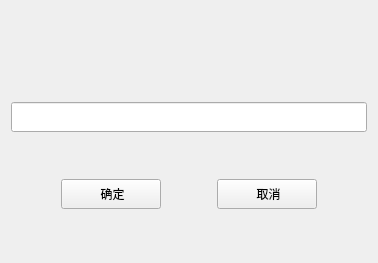
<?xml version="1.0" encoding="UTF-8"?>
<ui version="4.0">
 <class>AddMaterial</class>
 <widget class="QWidget" name="AddMaterial">
  <property name="geometry">
   <rect>
    <x>0</x>
    <y>0</y>
    <width>378</width>
    <height>263</height>
   </rect>
  </property>
  <property name="windowTitle">
   <string>Form</string>
  </property>
  <layout class="QVBoxLayout" name="verticalLayout_2">
   <item>
    <layout class="QVBoxLayout" name="verticalLayout">
     <item>
      <spacer name="horizontalSpacer">
       <property name="orientation">
        <enum>Qt::Horizontal</enum>
       </property>
       <property name="sizeHint" stdset="0">
        <size>
         <width>40</width>
         <height>25</height>
        </size>
       </property>
      </spacer>
     </item>
     <item>
      <spacer name="horizontalSpacer_2">
       <property name="orientation">
        <enum>Qt::Horizontal</enum>
       </property>
       <property name="sizeHint" stdset="0">
        <size>
         <width>40</width>
         <height>25</height>
        </size>
       </property>
      </spacer>
     </item>
     <item>
      <widget class="QLineEdit" name="lineEdit">
       <property name="minimumSize">
        <size>
         <width>0</width>
         <height>30</height>
        </size>
       </property>
      </widget>
     </item>
     <item>
      <layout class="QHBoxLayout" name="horizontalLayout">
       <item>
        <spacer name="horizontalSpacer_3">
         <property name="orientation">
          <enum>Qt::Horizontal</enum>
         </property>
         <property name="sizeHint" stdset="0">
          <size>
           <width>40</width>
           <height>20</height>
          </size>
         </property>
        </spacer>
       </item>
       <item>
        <widget class="QPushButton" name="pushButtonOk">
         <property name="minimumSize">
          <size>
           <width>100</width>
           <height>30</height>
          </size>
         </property>
         <property name="styleSheet">
          <string notr="true"/>
         </property>
         <property name="text">
          <string> 确定</string>
         </property>
         <property name="icon">
          <iconset resource="../../../res.qrc">
           <normaloff>:/image/image/确认.png</normaloff>:/image/image/确认.png</iconset>
         </property>
        </widget>
       </item>
       <item>
        <spacer name="horizontalSpacer_4">
         <property name="orientation">
          <enum>Qt::Horizontal</enum>
         </property>
         <property name="sizeHint" stdset="0">
          <size>
           <width>40</width>
           <height>20</height>
          </size>
         </property>
        </spacer>
       </item>
       <item>
        <widget class="QPushButton" name="pushButtonCancel">
         <property name="minimumSize">
          <size>
           <width>100</width>
           <height>30</height>
          </size>
         </property>
         <property name="styleSheet">
          <string notr="true"/>
         </property>
         <property name="text">
          <string> 取消</string>
         </property>
         <property name="icon">
          <iconset resource="../../../res.qrc">
           <normaloff>:/image/image/cancel.png</normaloff>:/image/image/cancel.png</iconset>
         </property>
        </widget>
       </item>
       <item>
        <spacer name="horizontalSpacer_5">
         <property name="orientation">
          <enum>Qt::Horizontal</enum>
         </property>
         <property name="sizeHint" stdset="0">
          <size>
           <width>40</width>
           <height>20</height>
          </size>
         </property>
        </spacer>
       </item>
      </layout>
     </item>
    </layout>
   </item>
  </layout>
 </widget>
 <resources>
  <include location="../../../res.qrc"/>
 </resources>
 <connections/>
</ui>
